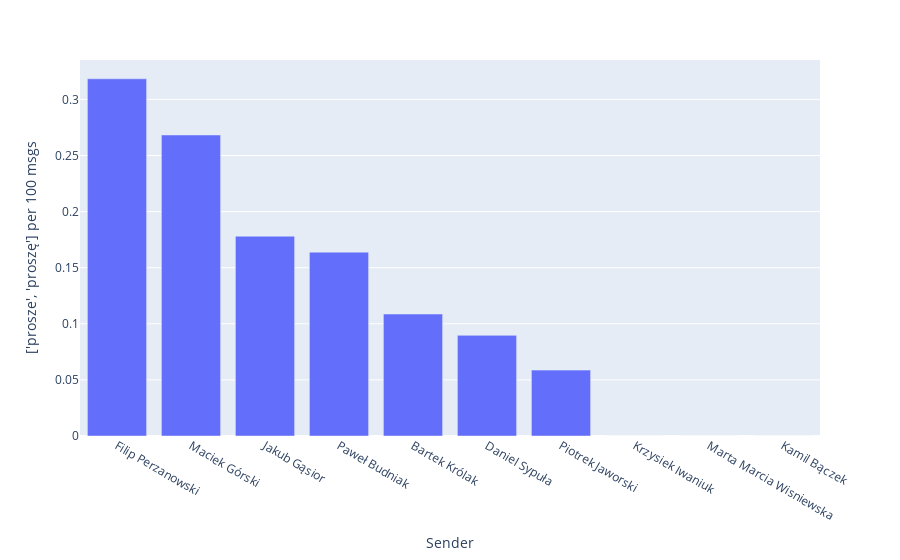

The code cell stored with this chart in its notebook:
### Markdown cell above
## How often has _word1_ been used?
Set _word1_ below - it can be a single word, but also be a list of words.
If regex=True is specified, word1 can also be a re str pattern, or a list of re str patterns.

### Code cell
word1 = ['prosze', 'proszę'] ## set word1 here


#w1_coeffs = stats.get_kurwa_coefficients(word_counts_unfiltered, )
w1_coeffs = stats.word_usage_coefficients(word1, word_counts, msg_stats_dict, regex = False)
w1_coeffs = {k:v * 100 for k,v in sorted(w1_coeffs.items(), key = lambda item: item[1], reverse = True)}
w1_df = pd.DataFrame(w1_coeffs.items(), columns = ['Sender', f'{word1} per 100 msgs'])
fig = px.bar(w1_df, y = f'{word1} per 100 msgs', x = 'Sender')
fig.show()

### Figure 1 — Plotly figure (JSON) as saved in the notebook; plotly's stock layout.template omitted (floating-point values rounded to 4 significant figures)
{"data": [{"alignmentgroup": "True", "hovertemplate": "Sender=%{x}<br>['prosze', 'proszę'] per 100 msgs=%{y}<extra></extra>", "legendgroup": "", "marker": {"color": "#636efa", "pattern": {"shape": ""}}, "name": "", "offsetgroup": "", "orientation": "v", "showlegend": false, "textposition": "auto", "x": ["Filip Perzanowski", "Maciek Górski", "Jakub Gąsior", "Paweł Budniak", "Bartek Królak", "Daniel Sypuła", "Piotrek Jaworski", "Krzysiek Iwaniuk", "Marta Marcia Wisniewska", "Kamil Bączek"], "xaxis": "x", "y": [0.3184, 0.2683, 0.1781, 0.1639, 0.1087, 0.0897, 0.05872, 0.0, 0.0, 0.0], "yaxis": "y", "type": "bar"}], "layout": {"xaxis": {"anchor": "y", "domain": [0.0, 1.0], "title": {"text": "Sender"}}, "yaxis": {"anchor": "x", "domain": [0.0, 1.0], "title": {"text": "['prosze', 'proszę'] per 100 msgs"}}, "legend": {"tracegroupgap": 0}, "margin": {"t": 60}, "barmode": "relative"}}
